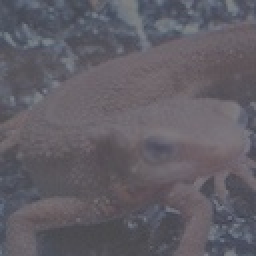
#> input picture assets/imori_dark.jpg, 128 x 128 px (shown 2 times larger)
$ python Q21.py   (older library calls are emulated)
#> lines starting #> are read from the running program, lines starting #| are printed output that depends on the picture; after the words box and inside, x2 and y2 are one past the last pixel; in counts of white or black regions, pixels touching at a corner belong together
import cv2
import numpy as np
import matplotlib.pyplot as plt


# hisgram normalization
def hist_normalization(img, a=0, b=255):
    # get max and min
#> called with a = 0, b = 255
    c = img.min()
#> c = 60
    d = img.max()
#> d = 141

    out = img.copy()

    # normalization
    out = (b - a) / (d - c) * (out - c) + a
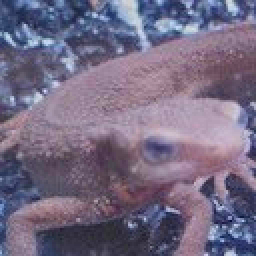
#> out: shape (128, 128, 3) float64 (shown 2 times larger); mean B, G, R 131.9, 107.1, 117.2; drawn with min black and max white
    out[out < a] = a
    out[out > b] = b
#> out: shape (128, 128, 3) float64; 0.01% of pixels changed, all inside (x1, y1, x2, y2) = (22, 45, 23, 46)
    out = out.astype(np.uint8)

    return out


# ReadImage
img = cv2.imread("../assets/imori_dark.jpg").astype(np.float)

out = hist_normalization(img)

# DisplayHistgram
plt.hist(out.ravel(), bins=255, rwidth=0.8, range=(0, 255))
plt.savefig('out.png')
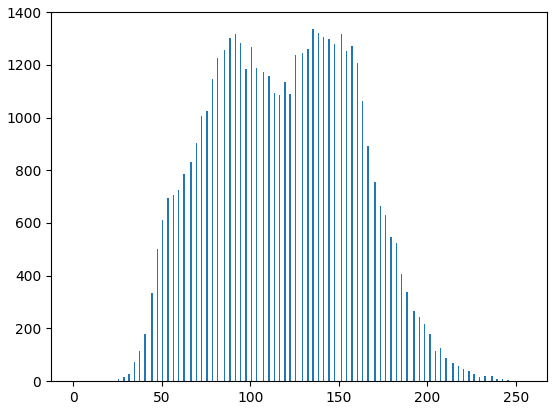
#> figure drawn by matplotlib, 1 panel; tallest bar 1335 high, from x = 135.1 to 135.9
plt.show()
